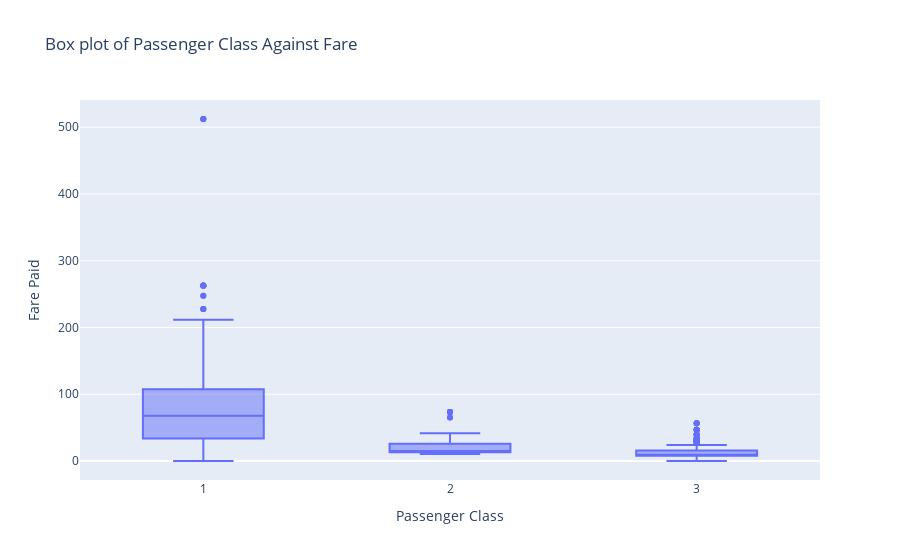

Notebook cell for this chart:
### Code cell
fig = px.box(df_pivot, title="Box plot of Passenger Class Against Fare", labels={
                     "Pclass": "Passenger Class",
                      "value": "Fare Paid"},)
fig.show()

### Figure 1 — Plotly figure (JSON) as saved in the notebook; plotly's stock layout.template omitted (floating-point values rounded to 4 significant figures; data arrays with more than 128 entries replaced by an {"elided": "..."} marker saying what was removed)
{"data": [{"alignmentgroup": "True", "hovertemplate": "Passenger Class=%{x}<br>Fare Paid=%{y}<extra></extra>", "legendgroup": "", "marker": {"color": "#636efa"}, "name": "", "notched": false, "offsetgroup": "", "orientation": "v", "showlegend": false, "type": "box", "x": {"elided": "2136 str values"}, "x0": " ", "xaxis": "x", "y": {"elided": "2136 float values"}, "y0": " ", "yaxis": "y"}], "layout": {"boxmode": "group", "legend": {"tracegroupgap": 0}, "title": {"text": "Box plot of Passenger Class Against Fare"}, "xaxis": {"anchor": "y", "domain": [0, 1], "title": {"text": "Passenger Class"}}, "yaxis": {"anchor": "x", "domain": [0, 1], "title": {"text": "Fare Paid"}}}}
